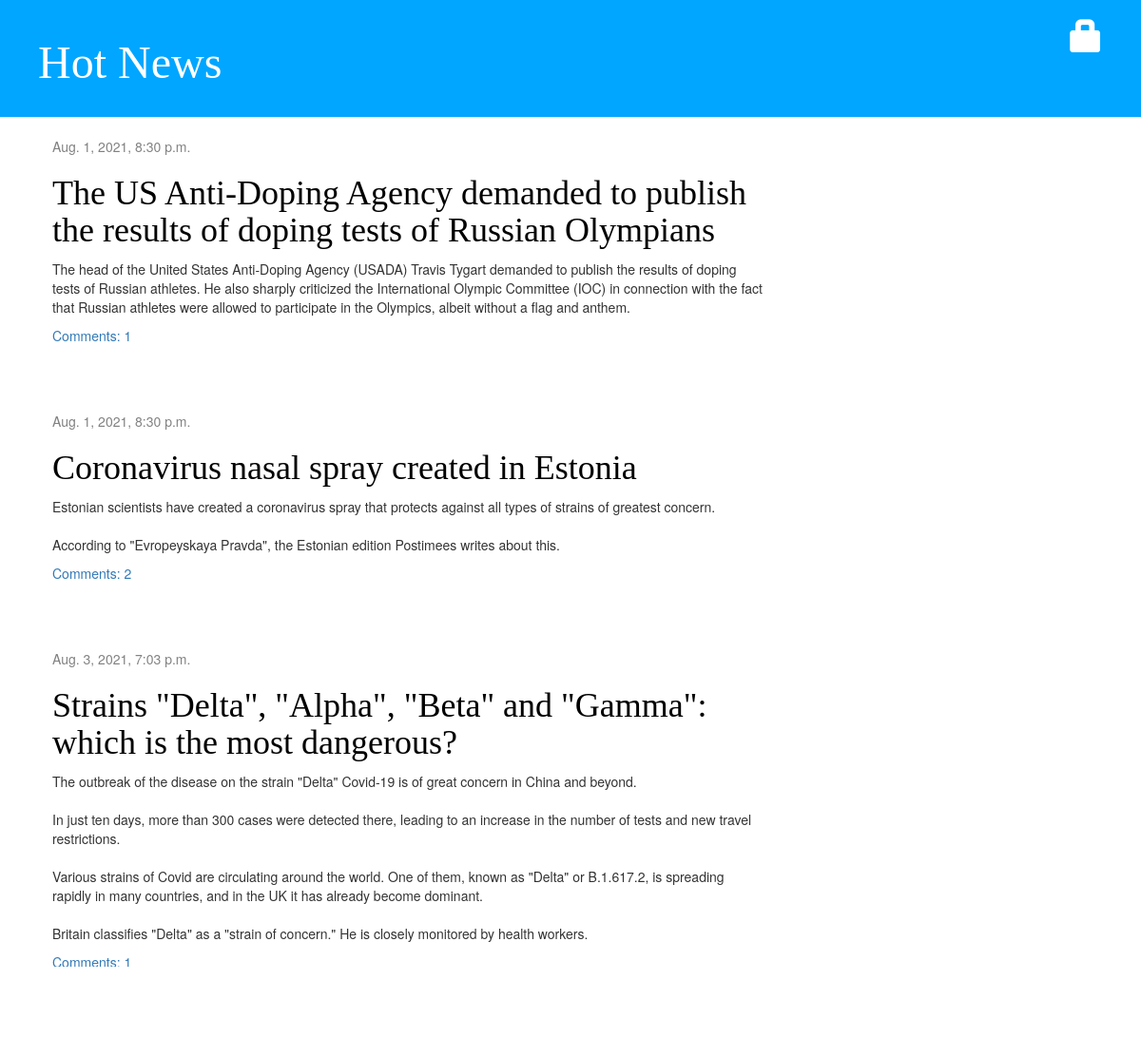
The page / on the database its author committed.
### news/models.py (models this page shows, shortened)
class Post(models.Model):
    author = models.ForeignKey(settings.AUTH_USER_MODEL, on_delete=models.CASCADE)
    title = models.CharField(max_length=200)
    text = models.TextField()
    created_date = models.DateTimeField(default=timezone.now)
    published_date = models.DateTimeField(blank=True, null=True)
    def approved_comments(self):
        return self.comments.filter(approved_comment=True)

### news/views.py (the view)
# urls.py: path('', views.post_list, name='post_list'),
def post_list(request):
    posts = Post.objects.filter(published_date__lte=timezone.now()).order_by('published_date')
    return render(request, 'news/post_list.html', {'posts': posts})

### news/templates/news/post_list.html
{% extends 'news/base.html' %}
{% block content %}
    {% for post in posts %}
        <div class="post">
            <div class="date">
                {{ post.published_date }}
            </div>
            <h1><a href="{% url 'post_detail' pk=post.pk %}">{{ post.title }}</a></h1>
            <p>{{ post.text|linebreaksbr }}</p>
            <a href="{% url 'post_detail' pk=post.pk %}">Comments: {{ post.approved_comments.count }}</a>
        </div>
    {% endfor %}
{% endblock %}

### news/templates/news/base.html (shortened to what this page needs)
{% load static %}
<html>
    <head>
        <link rel="stylesheet" href="//maxcdn.bootstrapcdn.com/bootstrap/3.2.0/css/bootstrap.min.css">
        <link rel="stylesheet" href="//maxcdn.bootstrapcdn.com/bootstrap/3.2.0/css/bootstrap-theme.min.css">
        <link rel="stylesheet" href="{% static 'css/news.css' %}">
    </head>
 <body>
    <div class="page-header">
    {% if user.is_authenticated %}
        <a href="{% url 'post_new' %}" class="top-menu"><span class="glyphicon glyphicon-plus"></span></a>
        <a href="{% url 'post_draft_list' %}" class="top-menu"><span class="glyphicon glyphicon-edit"></span></a>
        <p class="top-menu">Hello {{ user.username }} <small>(<a href="{% url 'logout' %}">Log out</a>)</small></p>
    {% else %}
        <a href="{% url 'login' %}" class="top-menu"><span class="glyphicon glyphicon-lock"></span></a>
    {% endif %}
    <h1><a href="/">Hot News</a></h1>
    </div>
    <div class="content container">
        <div class="row">
            <div class="col-md-8">
            {% block content %}
            {% endblock %}
            </div>
        </div>
    </div>
</body>
</html>

### news/static/css/news.css (style rules this page uses)
h1 a { color: #FCA205; }
body { padding-left: 0px; }
h1 a { color: #FCA205; font-family: 'Times New Roman'; }
.page-header { background-color: #00a6ff; margin-top: 0; padding: 20px 20px 20px 40px; }
.page-header h1, .page-header h1 a, .page-header h1 a:visited, .page-header h1 a:active { color: #ffffff; font-size: 36pt; text-decoration: none; }
.content { margin-left: 40px; }
h1, h2, h3, h4 { font-family: 'Times New Roman', cursive; }
.date { color: #828282; }
.top-menu, .top-menu:hover, .top-menu:visited { color: #ffffff; float: right; font-size: 26pt; margin-right: 20px; }
.post { margin-bottom: 70px; }
.post h1 a, .post h1 a:visited { color: #000000; }

### rows shown on the page
Post: published_date "Aug. 1, 2021, 8:30 p.m.", title "The US Anti-Doping Agency demanded to publish the results of doping tests of Russian Olympians", text "The head of the United States Anti-Doping Agency (USADA) Travis Tygart demanded to publish the results of doping tests of Russian athletes. He also sharply criticized the International Olympic Committee (IOC) in connection with the fact that Russian athletes were allowed to participate in the Olympics, albeit without a flag and anthem.", approved_comments.count "1"
Post: published_date "Aug. 1, 2021, 8:30 p.m.", title "Coronavirus nasal spray created in Estonia", text "Estonian scientists have created a coronavirus spray that protects against all types of strains of greatest concern. According to \"Evropeyskaya Pravda\", the Estonian edition Postimees writes about this.", approved_comments.count "2"
Post: published_date "Aug. 3, 2021, 7:03 p.m.", title "Strains \"Delta\", \"Alpha\", \"Beta\" and \"Gamma\": which is the most dangerous?", text "The outbreak of the disease on the strain \"Delta\" Covid-19 is of great concern in China and beyond. In just ten days, more than 300 cases were detected there, leading to an increase in the number of tests and new travel restrictions. Various strains of Covid are circulating around the world. One of them, known as \"Delta\" or B.1.617.2, is spreading rapidly in many countries, and in the UK it has already become dominant. Britain classifies \"Delta\" as a \"strain of concern.\" He is closely monitored by health workers.", approved_comments.count "1"
